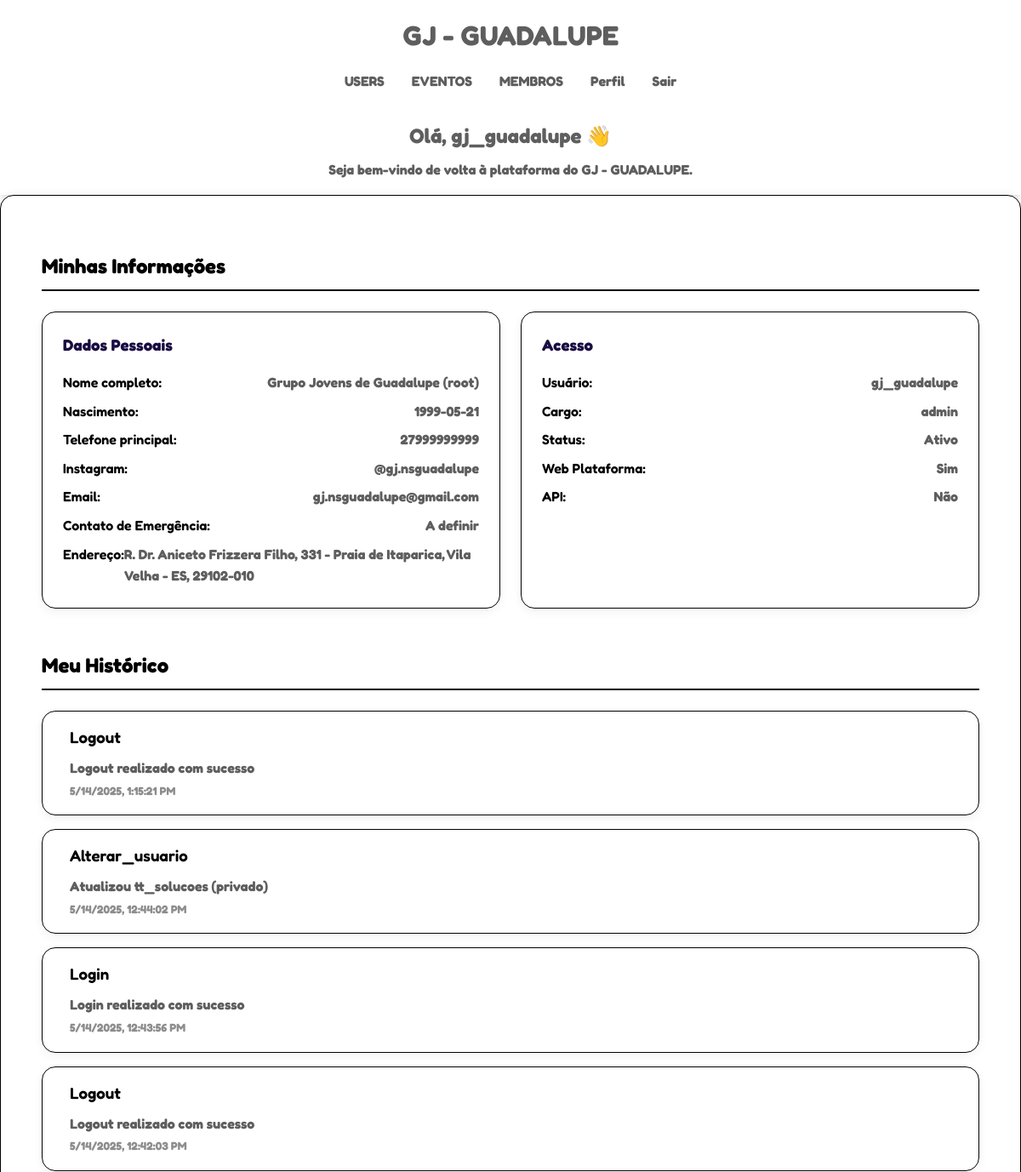
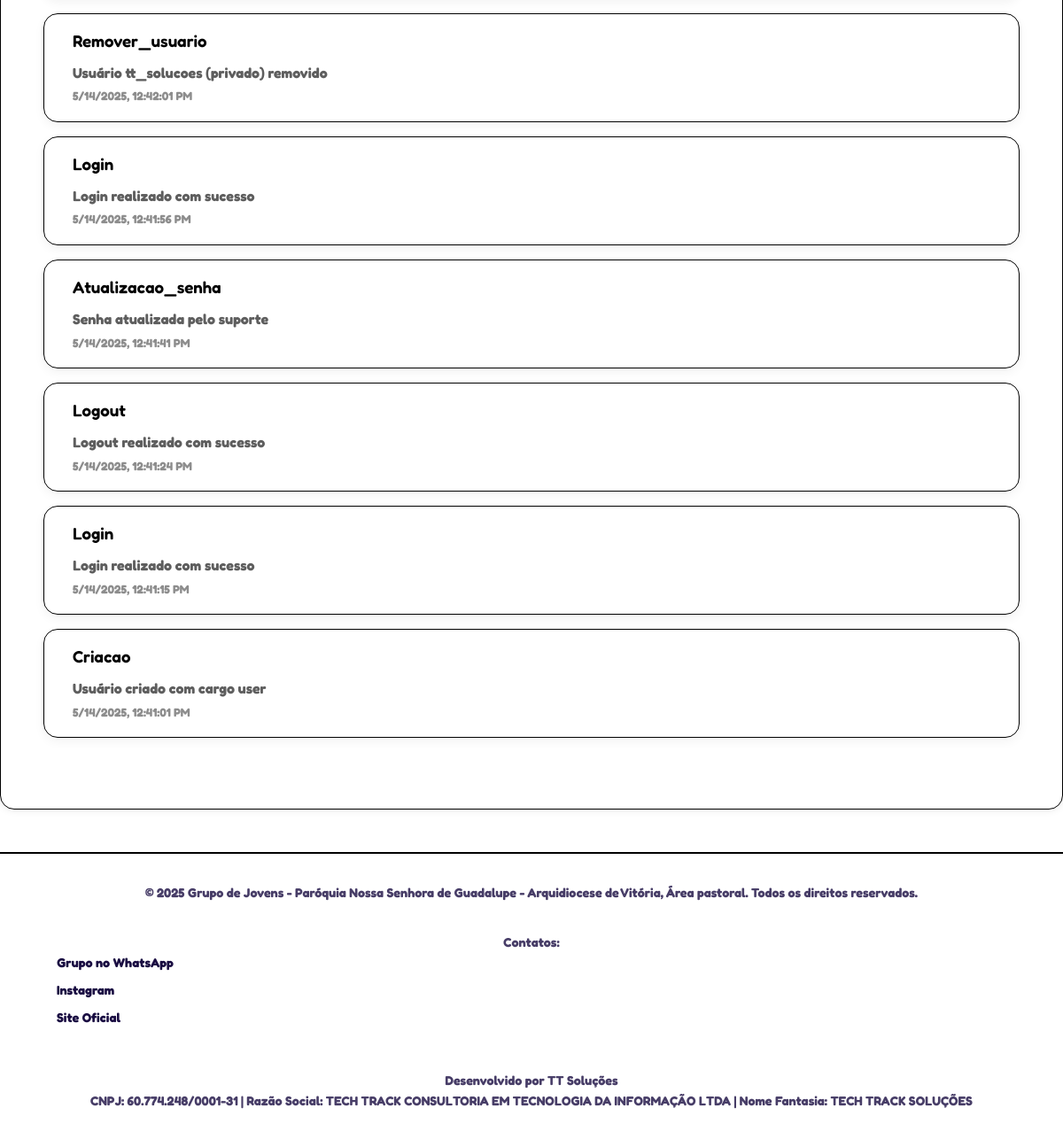
/perfil (signed in), run on the app's committed database (2 pictures, top to bottom).
### tables this page shows
CREATE TABLE usuarios (
    id INTEGER PRIMARY KEY AUTOINCREMENT,
    username TEXT UNIQUE NOT NULL,
    email TEXT NOT NULL,
    senha_hash TEXT NOT NULL,
    cargo TEXT NOT NULL DEFAULT 'user',
    acesso_api BOOLEAN DEFAULT FALSE,
    criado_em TIMESTAMP DEFAULT CURRENT_TIMESTAMP
, nome_completo TEXT, telefone TEXT, instagram TEXT, contato_emergencia TEXT, data_nascimento TEXT, endereco TEXT);

CREATE TABLE logs_usuarios (
    id INTEGER PRIMARY KEY AUTOINCREMENT,
    usuario_id INTEGER NOT NULL,
    acao TEXT NOT NULL,
    detalhes TEXT,
    data_hora TIMESTAMP DEFAULT CURRENT_TIMESTAMP,
    FOREIGN KEY (usuario_id) REFERENCES usuarios(id)
);

### app/routes/perfil.py (the view)
@app.route('/perfil')
def perfil():
    if 'user' not in session:
        return render_template('pages/public/home.html')
    username = session['user']['username']
    user_data = detalhar_usuario(username)
    print(user_data)
    user_logs = log_usuario(username)
    print(user_logs)
    return render_template('pages/private/perfil.html', user=user_data, logs=user_logs)

### app/routes/geral.py (called while the page is built)
@app.context_processor
def inject_now():
    if 'user' not in session:
        user = { 'is_authenticated': False }
    else:
        user = { 'is_authenticated': True }
    return {'now': datetime.now(), 'current_user': user}

### config/database/config/functions_db.py (called while the page is built)
def conectar_banco() -> sqlite3.Connection:
    from config.models.paths import path_data_base
    import os
    path_db = os.path.join(path_data_base, 'site_gj.db')
    try:
        conn = sqlite3.connect(path_db)
        return conn
    except sqlite3.Error as e:
        raise Exception(f"Erro ao conectar ao banco: {e}")

def executar_sql(sql: str) -> Union[str, list]:
    conn = conectar_banco()
    cursor = conn.cursor()
    try:
        cursor.execute(sql)
        if cursor.description:
            resultado = cursor.fetchall()
        else:
            conn.commit()
            resultado = "Sucesso ao executar"
        return resultado
    except sqlite3.Error as e:
        conn.rollback()
        raise Exception(f"Erro ao executar SQL: {e}")
    finally:
        cursor.close()
        conn.close()

### utils/modules/usuarios/functions.py (called while the page is built)
def log_usuario(username: str) -> List[Dict[str, Union[str, int]]]:
    query = f"""
SELECT l.acao, l.detalhes, l.data_hora
FROM logs_usuarios l
JOIN usuarios u ON l.usuario_id = u.id
WHERE u.username = '{username}'
ORDER BY l.data_hora DESC
    """
    resultados = executar_sql(query)
    return [{
        'acao': row[0],
        'detalhes': row[1],
        'data_hora': row[2]
    } for row in resultados]

### app/templates/pages/private/perfil.html (shortened to what this page needs)
{% extends "base.html" %}
{% from "macros/cards.jinja2" import info_card %}
{% block css %}
<link rel="stylesheet" href="{{ url_for('static', filename='css/pages/perfil.css') }}">
{% endblock %}
{% block content %}
<div class="profile-container">
    <section class="profile-section">
        <h2 class="section-title">Minhas Informações</h2>
        <div class="profile-grid">
            {{ info_card(
                title="Dados Pessoais",
                items=[
                    ('Nome completo', user.nome_completo or 'Não informado'),
                    ('Nascimento', user.data_nascimento or 'Não informado'),
                    ('Telefone principal', user.telefone or 'Não informado'),
                    ('Instagram', user.instagram or 'Não informado'),
                    ('Email', user.email),
                    ('Contato de Emergência', user.contato_emergencia or 'Não informado'),
                    ('Endereço', user.endereco or 'Não informado'),
                ]
            ) }}
            {{ info_card(
                title="Acesso",
                items=[
                    ('Usuário', user.username),
                    ('Cargo', user.cargo),
                    ('Status', 'Ativo'),
                    ('Web Plataforma', 'Sim'),
                    ('API', 'Sim' if user.acesso_api else 'Não')
                ]
            ) }}
        </div>
    </section>
    <section class="history-section">
        <h2 class="section-title">Meu Histórico</h2>
        <div class="history-list">
            {% for log in logs %}
                {% include 'components/log-card.html' %}
            {% endfor %}
        </div>
    </section>
{% endblock %}

### app/templates/macros/cards.jinja2
{% macro info_card(title, items) %}
<div class="info-card">
    <h3>{{ title }}</h3>
    <div class="info-list">
        {% for label, value in items %}
        <div class="info-item">
            <span class="info-label">{{ label }}:</span>
            <span class="info-value">{{ value }}</span>
        </div>
        {% endfor %}
    </div>
</div>
{% endmacro %}

### app/templates/components/header.html
<header class="main-header">
    <div class="header-container">
        <div class="brand">
            <a href="/index">GJ - GUADALUPE</a>
        </div>
        <nav class="main-nav">
            <ul>
                {% if current_user.is_authenticated %}
                    {% if session.user.cargo == 'admin' %}
                        <li><a href="/usuarios" title="Ir para painel de usuarios">USERS</a></li>
                    {% endif %}
                    <li><a href="/eventos" title="Ir para eventos">EVENTOS</a></li>
                    <li><a href="/membros" title="Ir para membros">MEMBROS</a></li>
                    <li><a href="/perfil" title="Ir para perfil do sistema">Perfil</a></li>
                    <li><a href="/logout" title="Deslogar do sistema">Sair</a></li>
                {% else %}
                    <li><a href="/login" title="Realizar Login">Login</a></li>
                {% endif %}
            </ul>
        </nav>
        <div class="header-intro">
            {% if current_user.is_authenticated %}
                <h2 class="dashboard-title">Olá, {{ session.user.username }} 👋</h2>
                <p class="dashboard-subtext">Seja bem-vindo de volta à plataforma do GJ - GUADALUPE.</p>
            {% else %}
                <h2 class="public-title">Entre para mais recursos</h2>
                <p class="public-subtext">Crie uma conta ou faça login para ter acesso completo ao sistema.</p>
            {% endif %}
        </div>
    </div>
</header>

### app/templates/components/log-card.html (shortened to what this page needs)
<div class="log-card">
    <div class="log-details">
        <h3 class="log-title">{{ log.acao|title }}</h3>
        <p class="log-description">{{ log.detalhes }}</p>
        <small class="log-date">{{ log.data_hora }}</small>
    </div>
</div>

### app/static/css/main.css (style rules this page uses)
:root { --text-color: #1A0D42; --background-color: #FFFFFF; --border-color: #000000; --primary-color: #1A0D42; --secondary-color: #34D399; --accent-color: #F59E0B; --danger-color: #EF4444; --success-color: #10B981; --info-color: #60A5FA; --warning-color: #FBBF24; --text-dark: #000000; --text-light: #5E5E5E; --background-soft: #F7F7F7; --background-card: #FFFFFF; --btn-primary-bg: var(--primary-color); --btn-primary-text: #ffffff; --btn-secondary-bg: var(--secondary-color); --btn-secondary-text: #ffffff; --modal-bg: rgba(0, 0, 0, 0.6); --modal-content-bg: #fff; --spacing-unit: 1rem; }
* { margin: 0; padding: 0; box-sizing: border-box; }
a { color: var(--primary-color); text-decoration: none; transition: color 0.3s ease; }
body { font-family: 'Fredoka', sans-serif; font-weight: bold; line-height: 1.6; color: var(--text-color); background-color: var(--background-color); }

### app/static/css/components/header.css (style rules this page uses)
.main-header { background-color: var(--dark-color); color: var(--text-light); padding: 1rem 0; box-shadow: 0 2px 5px rgba(0,0,0,0.1); }
.header-container { max-width: 1200px; margin: 0 auto; padding: 0 2rem; display: flex; flex-direction: column; align-items: center; text-align: center; }
.brand a { color: var(--text-light); text-decoration: none; font-size: 2rem; font-weight: bold; }
.main-nav ul { display: flex; flex-wrap: wrap; list-style: none; justify-content: center; padding: 0; margin: 1rem 0; }
.main-nav li { margin: 0 1rem; }
.main-nav a { color: var(--text-light); text-decoration: none; font-size: 1rem; transition: color 0.3s; }
.header-intro { margin-top: 0.5rem; }
.dashboard-title, .public-title { font-size: 1.5rem; margin: 0.5rem 0; }
.dashboard-subtext, .public-subtext { font-size: 1rem; margin: 0; }

### app/static/css/pages/perfil.css (style rules this page uses)
.profile-container { max-width: 1200px; margin: 2rem auto; padding: 0 1rem; }
.profile-section, .history-section { margin-bottom: 3rem; }
.section-title { color: var(--text-dark); margin-bottom: 1.5rem; padding-bottom: 0.5rem; border-bottom: 2px solid var(--border-color); }
.profile-grid { display: grid; grid-template-columns: repeat(auto-fit, minmax(300px, 1fr)); gap: 1.5rem; }
.info-card { background-color: var(--background-card); border: 1px solid var(--border-color); border-radius: 1rem; padding: 1.5rem; box-shadow: 0 4px 12px rgba(0, 0, 0, 0.05); }
.info-card h3 { color: var(--primary-color); margin-bottom: 1rem; }
.info-list { display: flex; flex-direction: column; gap: 0.5rem; }
.info-item { display: flex; justify-content: space-between; color: var(--text-dark); }
.info-label { font-weight: 600; color: var(--text-dark); }
.info-value { color: var(--text-light); }
.history-list { display: flex; flex-direction: column; gap: 1rem; }
.log-card { display: flex; align-items: flex-start; gap: 1rem; background-color: var(--background-card); padding: 1rem; border: 1px solid var(--border-color); border-radius: 1rem; box-shadow: 0 4px 12px rgba(0, 0, 0, 0.05); transition: transform 0.3s ease, box-shadow 0.3s ease; }
.log-details { flex: 1; }
.log-title { margin: 0 0 0.5rem 0; color: var(--text-dark); font-weight: 600; }
.log-description { margin: 0; color: var(--text-light); }
.log-date { color: var(--text-light); opacity: 0.7; }

### data on the page
usuarios: user.username "gj_guadalupe", label "Nome completo", nome_completo "Grupo Jovens de Guadalupe (root)", label "Nascimento", data_nascimento "1999-05-21", label "Telefone principal", telefone "27999999999", label "Instagram", instagram "@gj.nsguadalupe", label "Email", email "gj.nsguadalupe@gmail.com", label "Contato de Emergência", contato_emergencia "A definir", label "Endereço", endereco "R. Dr. Aniceto Frizzera Filho, 331 - Praia de Itaparica, Vila Velha - ES, 29102-010", label "Usuário", username "gj_guadalupe", label "Cargo", cargo "admin"
logs_usuarios: acao "Logout", detalhes "Logout realizado com sucesso"
logs_usuarios: acao "Alterar_usuario", detalhes "Atualizou tt_solucoes (privado)"
logs_usuarios: acao "Login", detalhes "Login realizado com sucesso"
logs_usuarios: acao "Logout", detalhes "Logout realizado com sucesso"
logs_usuarios: acao "Remover_usuario", detalhes "Usuário tt_solucoes (privado) removido"
logs_usuarios: acao "Login", detalhes "Login realizado com sucesso"
logs_usuarios: acao "Atualizacao_senha", detalhes "Senha atualizada pelo suporte"
logs_usuarios: acao "Logout", detalhes "Logout realizado com sucesso"
logs_usuarios: acao "Login", detalhes "Login realizado com sucesso"
logs_usuarios: acao "Criacao", detalhes "Usuário criado com cargo user"

### other printed values
{{ title }} "Dados Pessoais Acesso"
{{ label }} "Status" "Web Plataforma" "API"
{{ value }} "Ativo" "Sim" "Não"
